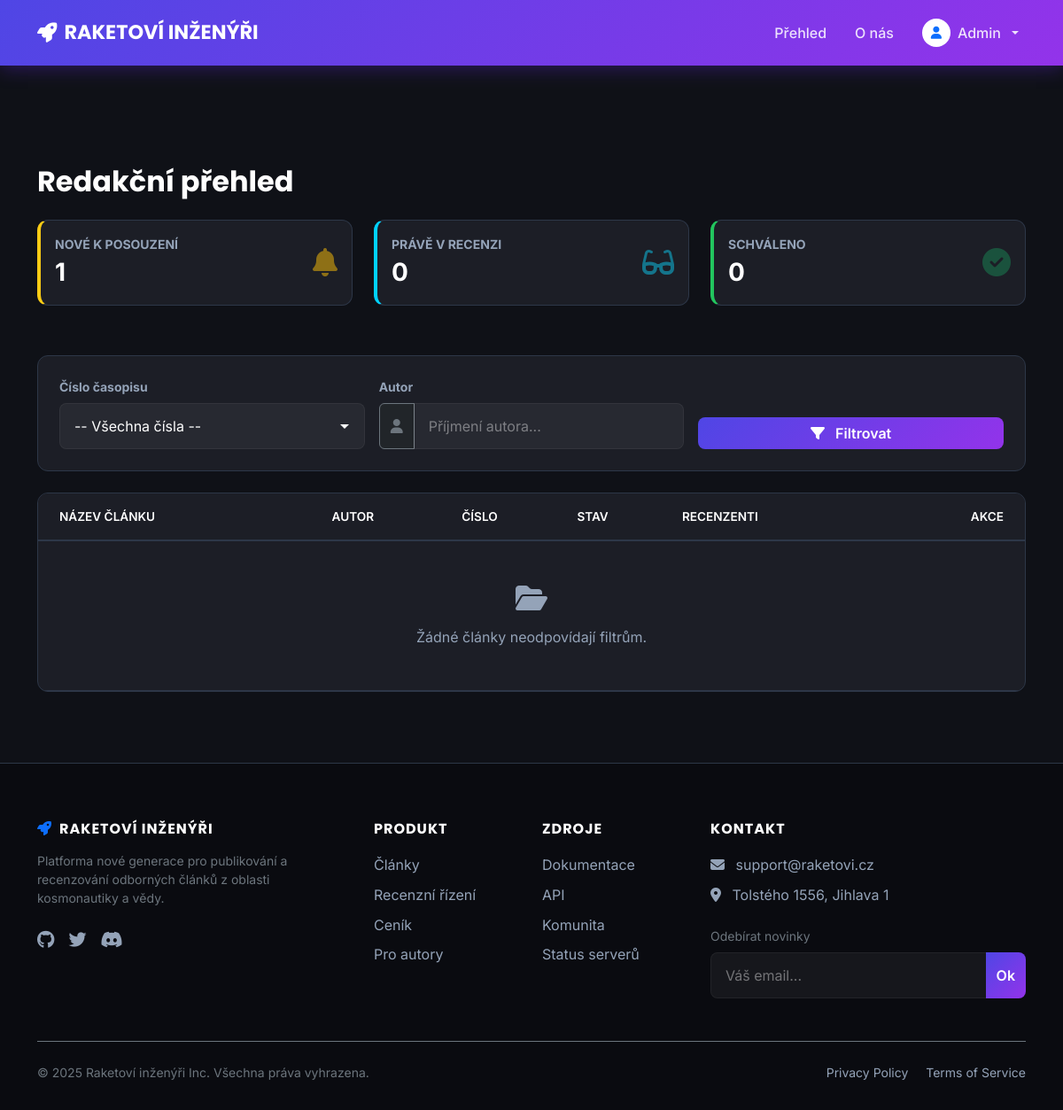
Before: /editor_dashboard.php (signed in) with the older database file.
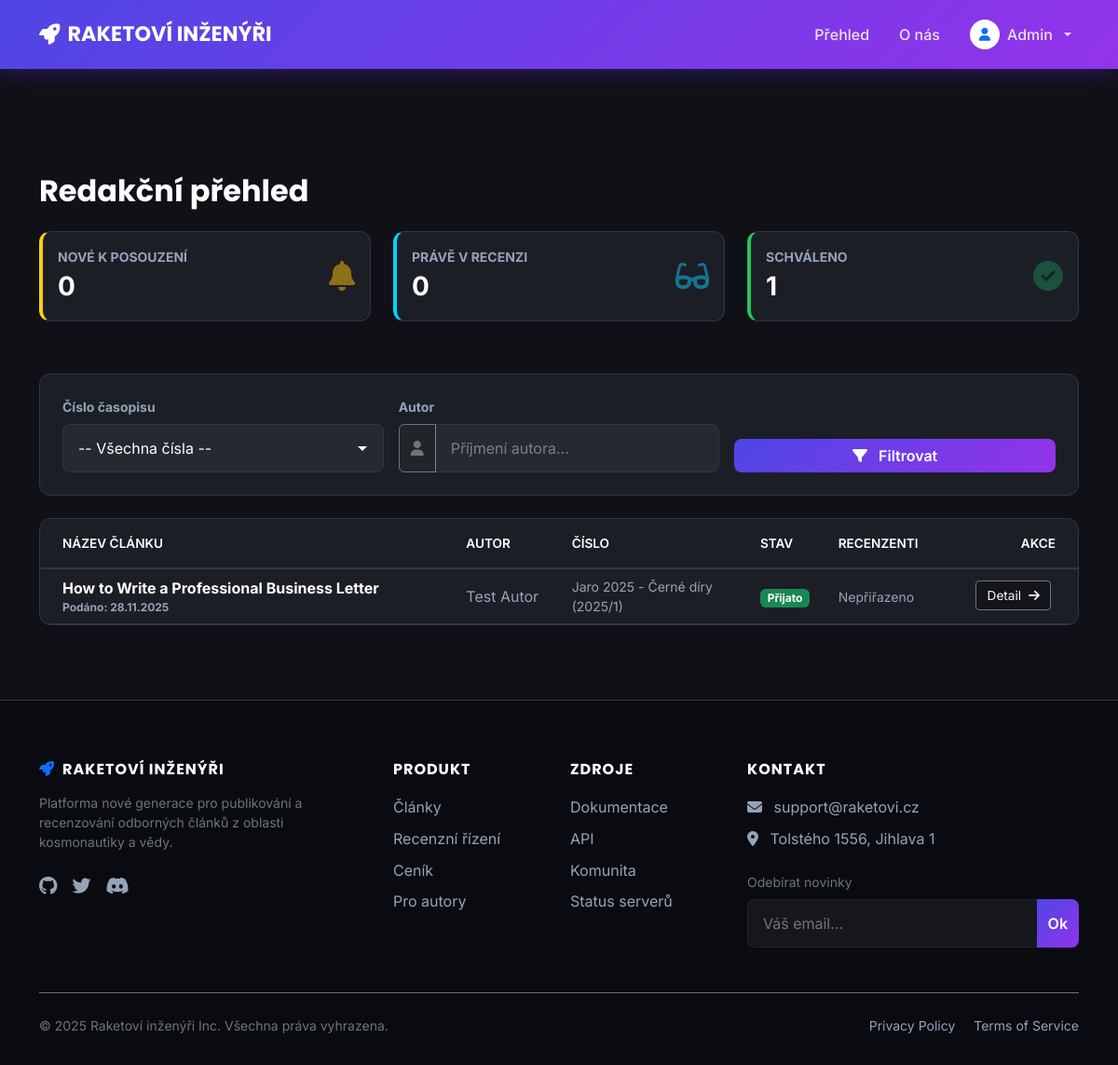
After: the same page with the newer database file.
### tables this page shows
CREATE TABLE `articles` (
  `id` int(11) NOT NULL,
  `user_id` int(11) NOT NULL,
  `editor_id` int(11) DEFAULT NULL,
  `issue_id` int(11) NOT NULL,
  `title` varchar(255) NOT NULL,
  `filename` varchar(255) NOT NULL,
  `status` enum('podano','ceka_na_recenzenty','v_recenzi','prijato','zamitnuto','vraceno_k_oprave') NOT NULL DEFAULT 'podano',
  `created_at` timestamp NOT NULL DEFAULT current_timestamp(),
  `decision_date` datetime DEFAULT NULL
);

CREATE TABLE `users` (
  `id` int(11) NOT NULL,
  `jmeno` varchar(50) NOT NULL,
  `prijmeni` varchar(50) NOT NULL,
  `email` varchar(255) NOT NULL,
  `heslo` varchar(255) NOT NULL,
  `id_role` int(11) DEFAULT NULL,
  `active` tinyint(1) NOT NULL DEFAULT 1
);

CREATE TABLE `issues` (
  `id` int(11) NOT NULL,
  `nazev` varchar(255) NOT NULL,
  `rocnik` int(11) NOT NULL DEFAULT 2025,
  `cislo` int(11) NOT NULL DEFAULT 1,
  `deadline` date NOT NULL,
  `max_capacity` int(11) NOT NULL DEFAULT 10,
  `status` enum('open','closed','published') NOT NULL DEFAULT 'open'
);

### editor_dashboard.php (the view, shortened to what the changed rows need)
<?php
require 'db_connect.php';
require 'header.php';
$sql = "
    SELECT
        a.id, a.title, a.status, a.created_at,
        u.jmeno as autor_jmeno, u.prijmeni as autor_prijmeni,
        i.nazev as issue_nazev, i.rocnik, i.cislo,
        -- Slepí jména recenzentů do jednoho řetězce (např. 'Novák, Svoboda')
        GROUP_CONCAT(CONCAT(r_user.jmeno, ' ', r_user.prijmeni) SEPARATOR ', ') as recenzenti
    FROM articles a
    JOIN users u ON a.user_id = u.id
    JOIN issues i ON a.issue_id = i.id
    LEFT JOIN reviews r ON a.id = r.article_id
    LEFT JOIN users r_user ON r.reviewer_id = r_user.id
    WHERE 1=1
";
$sql .= " GROUP BY a.id ORDER BY a.created_at DESC";
$stmt = $db_connection->prepare($sql);
$stmt->execute();
$result = $stmt->get_result();
$stats = $db_connection->query("
    SELECT
        COUNT(CASE WHEN status='podano' THEN 1 END) as nove,
        COUNT(CASE WHEN status='v_recenzi' THEN 1 END) as v_recenzi,
        COUNT(CASE WHEN status='prijato' THEN 1 END) as prijato
    FROM articles
")->fetch_assoc();
function getStatusBadge($status) {
    switch($status) {
        case 'prijato': return '<span class="badge bg-success">Přijato</span>';
    }
}
?>
<div class="container mt-5 mb-5">
    <div class="d-flex justify-content-between align-items-center mb-4">
        <h2 class="text-white mb-0">Redakční přehled</h2>
    </div>
    <div class="row mb-4">
        <div class="col-md-4">
            <div class="article-card p-3 d-flex align-items-center justify-content-between" style="border-left: 4px solid #facc15;">
                <div>
                    <div class="text-muted small text-uppercase fw-bold">Nové k posouzení</div>
                    <div class="fs-3 fw-bold text-white"><?= $stats['nove'] ?></div>
                </div>
            </div>
        </div>
        <div class="col-md-4">
            <div class="article-card p-3 d-flex align-items-center justify-content-between" style="border-left: 4px solid #22c55e;">
                <div>
                    <div class="text-muted small text-uppercase fw-bold">Schváleno</div>
                    <div class="fs-3 fw-bold text-white"><?= $stats['prijato'] ?></div>
                </div>
            </div>
        </div>
    </div>
    <div class="article-card p-0">
        <div class="table-responsive">
            <table class="table mb-0 align-middle table-hover">
                <thead>
                    <tr>
                        <th class="ps-4 py-3">Název článku</th>
                        <th class="py-3">Autor</th>
                        <th class="py-3">Číslo</th>
                        <th class="py-3">Stav</th>
                        <th class="py-3">Recenzenti</th>
                        <th class="pe-4 py-3 text-end">Akce</th>
                    </tr>
                </thead>
                <tbody>
                    <?php if($result->num_rows > 0): ?>
                        <?php while($row = $result->fetch_assoc()): ?>
                            <tr>
                                <td class="ps-4 fw-bold text-white">
                                    <div class="d-flex flex-column">
                                        <span><?= htmlspecialchars($row['title']) ?></span>
                                        <small class="text-muted" style="font-size: 0.75rem;">
                                            Podáno: <?= date("d.m.Y", strtotime($row['created_at'])) ?>
                                        </small>
                                    </div>
                                </td>
                                <td><?= htmlspecialchars($row['autor_jmeno'] . ' ' . $row['autor_prijmeni']) ?></td>
                                <td class="text-muted small">
                                    <?= htmlspecialchars($row['issue_nazev']) ?>
                                    <br>(<?= $row['rocnik'] ?>/<?= $row['cislo'] ?>)
                                </td>
                                <td><?= getStatusBadge($row['status']) ?></td>
                                <td>
                                    <?php if($row['recenzenti']): ?>
                                        <div class="d-flex align-items-center text-info small">
                                            <i class="fa-solid fa-user-check me-2"></i>
                                            <?= htmlspecialchars($row['recenzenti']) ?>
                                        </div>
                                    <?php else: ?>
                                        <span class="text-muted small fs-italic">Nepřiřazeno</span>
                                    <?php endif; ?>
                                </td>
                                <td class="pe-4 text-end">
                                    <a href="article_detail.php?id=<?= $row['id'] ?>" class="btn btn-sm btn-outline-light border-secondary">
                                        Detail <i class="fa-solid fa-arrow-right ms-1"></i>
                                    </a>
                                </td>
                            </tr>
                        <?php endwhile; ?>
                    <?php else: ?>
                        <tr>
                            <td colspan="6" class="text-center py-5 text-muted">
                                <i class="fa-solid fa-folder-open fa-2x mb-3 d-block"></i>
                                Žádné články neodpovídají filtrům.
                            </td>
                        </tr>
                    <?php endif; ?>
                </tbody>
            </table>
        </div>
    </div>
</div>
<?php
require 'footer.php';
?>

Changed rows visible on the page:
now on this page (row edited): articles: title "How to Write a Professional Business Letter", created_at "28.11.2025", user.prijmeni "Test Autor", issue.nazev "Jaro 2025 - Černé díry", issue.rocnik "2025", issue.cislo "1", status "Přijato"
Other visible differences:
$stats['nove']: "1" → "0"
$stats['prijato']: "0" → "1"
text no longer shown: "Žádné články neodpovídají filtrům."
